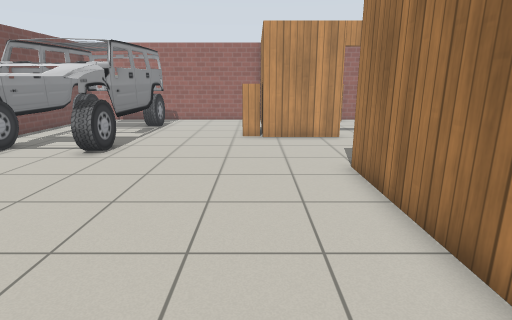
[1] (above)

21 first-person views from a walk through a Gazebo world. The camera is 1.2 m above the floor, tilts 14° down and sees 80° across. The lines on the ground mark 1 m squares. The floor is counted in squares, 0.5 m on a side. Each view is taken from the middle of a square. On the plan, view 1 faces up. The plan holds only what a view shows up to about 18 squares ahead; the rest is blank. Simple patterns stand in for the simulator's built-in surfaces.

[2]
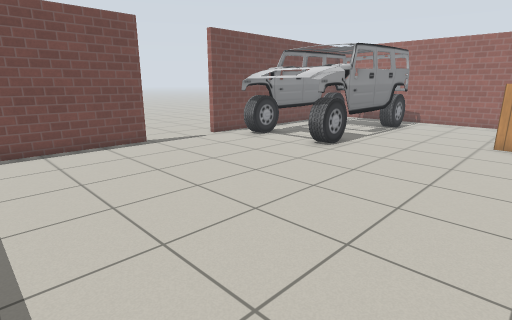

[3]
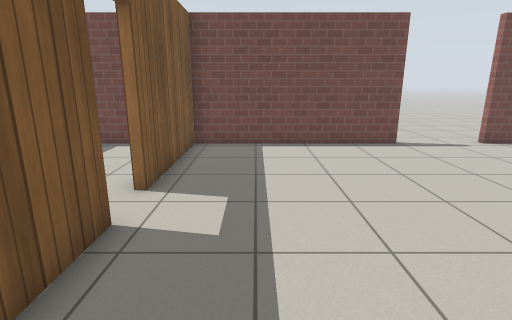

[4]
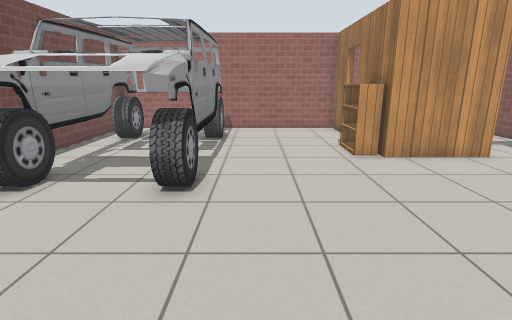

[5]
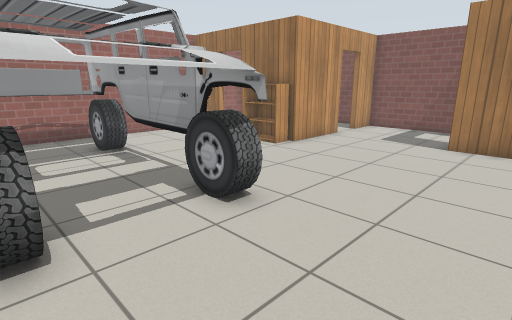

[6]
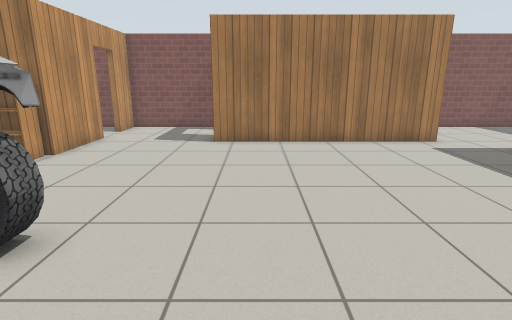

[7]
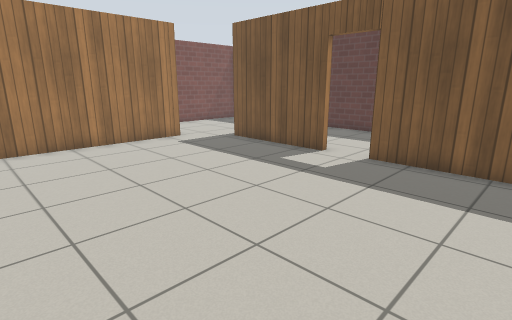

[8]
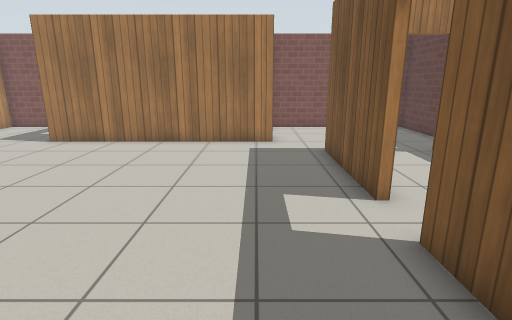

[9]
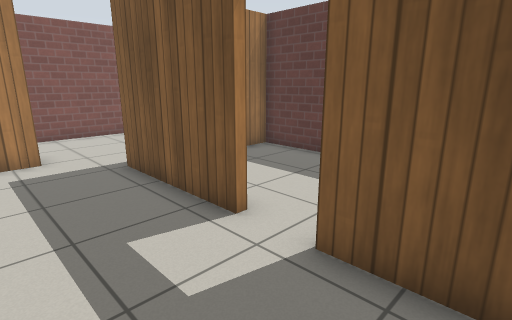

[10]
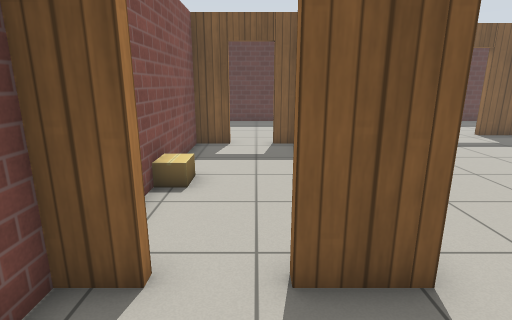

[11]
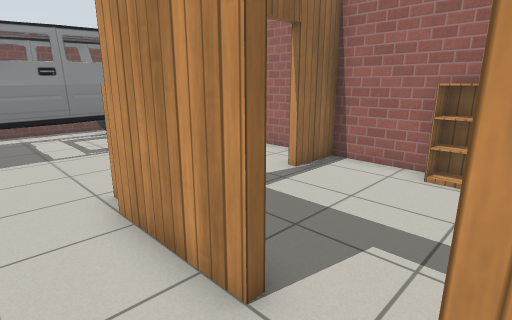

[12]
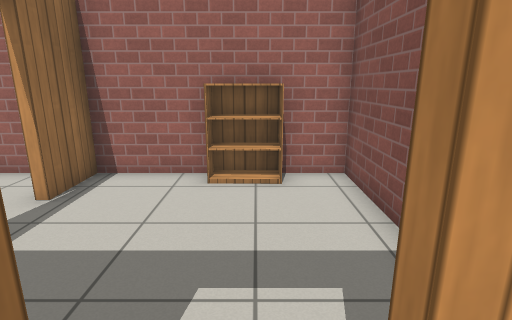

[13]
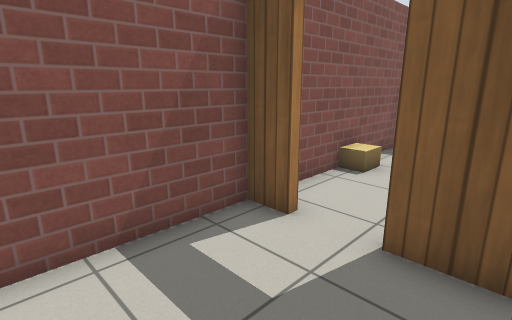

[14]
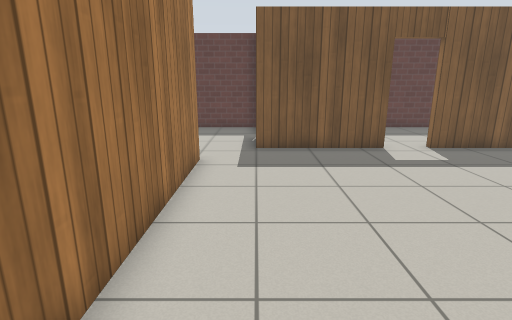

[15]
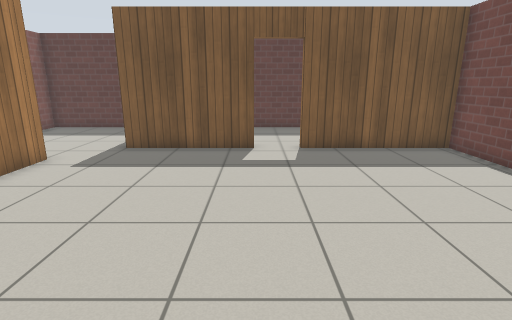

[16]
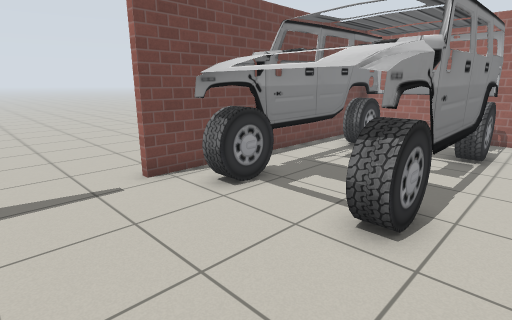

[17]
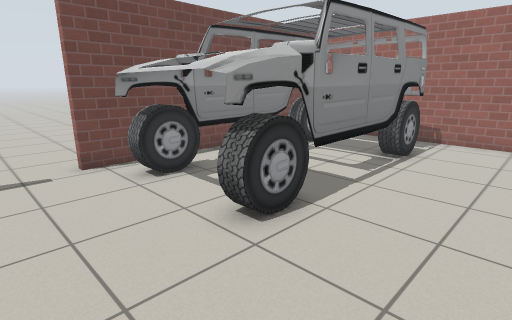

[18]
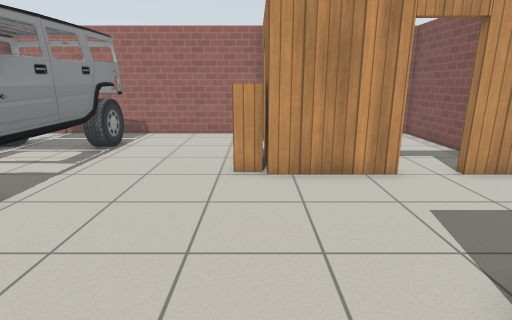

[19]
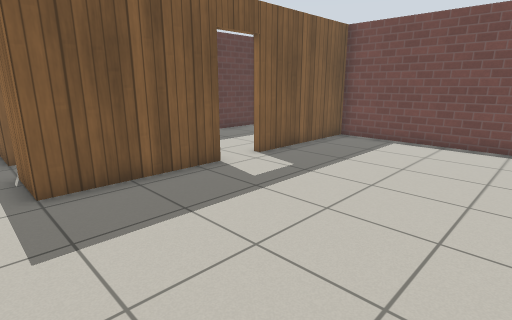

[20]
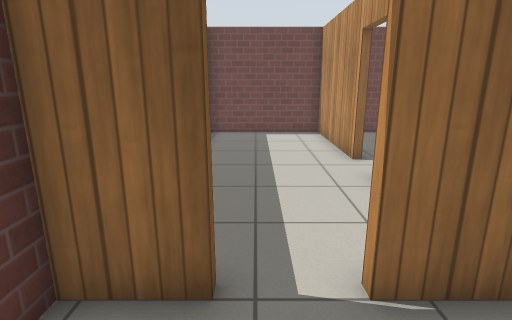

[21]
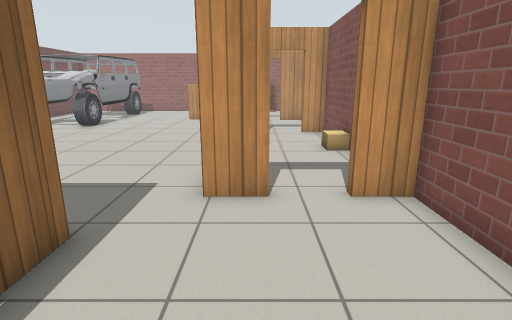

### Floor plan
Key: @ floor where view 1 was taken; # wall or solid block; . floor; D open door; C car; B bookshelf; A cardboard box.
Columns run from 13 left of view 1 to 8 right of it. Each row starts with its distance up from view 1.
 21   ################B###
 20   #...........#..BB..#
 19   #CCCCC.....D#......#
 18   #CCCCC.....DD......#
 17   #CCCCC......#......#
 16   #CCCCC.....B ......#
 15   #CCCCC.....B  .....#
 14   #CC CC.....B###DD###
 13   #CCCCC.............#
 12   #CCCCC.............#
 11   #CCCCC.............#
 10 ..#CCCCC.............#
  9 ................##DD##
  8 ................#....#
  7 ................#....#
  6  .#.............#....#
  5   #.............#...A#
  4   #.............#...A#
  3   #.............#....#
  2   #.............#....#
  1   #.............#....#
  0   #..........@..##D###
 -1   #...............DD.#
 -2   #..................#
 -3   ######DD#####......#
 -4   #...........#......#
 -5   #...........D......#
 -6   #...........D......#
 -7   #...........#......#
 -8   ####################

Positions as (right, up) in squares from view 1, and headings:
1: (0, 0), facing up
2: (1, 0), facing up-left
3: (1, 0), facing left
4: (-4, 4), facing up
5: (-10, 6), facing up-right
6: (-10, 7), facing right
7: (-10, 7), facing down-right
8: (-10, 0), facing right
9: (-8, 1), facing down-right
10: (5, 12), facing down
11: (6, 12), facing up-left
12: (5, 13), facing up
13: (3, 13), facing down-right
14: (1, 9), facing down
15: (-4, 9), facing down
16: (-4, 6), facing up-left
17: (-2, 7), facing up-left
18: (0, 6), facing up
19: (2, 5), facing down-left
20: (4, -6), facing left
21: (4, -7), facing up
